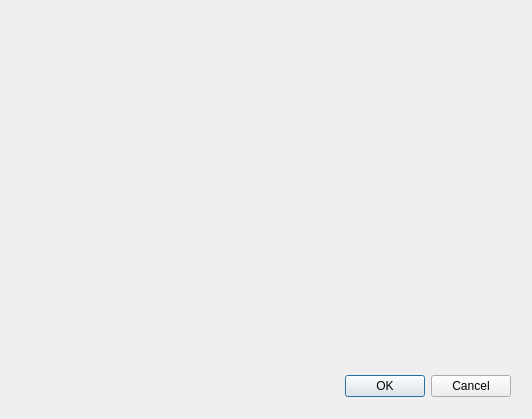
<?xml version="1.0" encoding="UTF-8"?>
<ui version="4.0">
 <class>Dialog</class>
 <widget class="QDialog" name="Dialog">
  <property name="geometry">
   <rect>
    <x>0</x>
    <y>0</y>
    <width>532</width>
    <height>419</height>
   </rect>
  </property>
  <property name="windowTitle">
   <string>Main</string>
  </property>
  <widget class="QDialogButtonBox" name="buttonBox">
   <property name="geometry">
    <rect>
     <x>170</x>
     <y>370</y>
     <width>341</width>
     <height>32</height>
    </rect>
   </property>
   <property name="orientation">
    <enum>Qt::Horizontal</enum>
   </property>
   <property name="standardButtons">
    <set>QDialogButtonBox::Cancel|QDialogButtonBox::Ok</set>
   </property>
  </widget>
 </widget>
 <resources/>
 <connections>
  <connection>
   <sender>buttonBox</sender>
   <signal>accepted()</signal>
   <receiver>Dialog</receiver>
   <slot>accept()</slot>
   <hints>
    <hint type="sourcelabel">
     <x>248</x>
     <y>254</y>
    </hint>
    <hint type="destinationlabel">
     <x>157</x>
     <y>274</y>
    </hint>
   </hints>
  </connection>
  <connection>
   <sender>buttonBox</sender>
   <signal>rejected()</signal>
   <receiver>Dialog</receiver>
   <slot>reject()</slot>
   <hints>
    <hint type="sourcelabel">
     <x>316</x>
     <y>260</y>
    </hint>
    <hint type="destinationlabel">
     <x>286</x>
     <y>274</y>
    </hint>
   </hints>
  </connection>
 </connections>
</ui>
